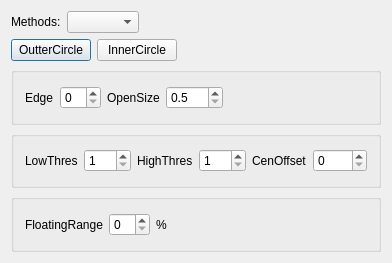
<?xml version="1.0" encoding="UTF-8"?>
<ui version="4.0">
 <class>CDlgFinishLocate</class>
 <widget class="QDialog" name="CDlgFinishLocate">
  <property name="geometry">
   <rect>
    <x>0</x>
    <y>0</y>
    <width>392</width>
    <height>263</height>
   </rect>
  </property>
  <property name="windowTitle">
   <string>Mouth Locate Dialog</string>
  </property>
  <layout class="QVBoxLayout" name="verticalLayout">
   <item>
    <layout class="QHBoxLayout" name="horizontalLayout">
     <item>
      <widget class="QLabel" name="label">
       <property name="text">
        <string>Methods:</string>
       </property>
      </widget>
     </item>
     <item>
      <widget class="QComboBox" name="comboMethod"/>
     </item>
     <item>
      <spacer name="horizontalSpacer">
       <property name="orientation">
        <enum>Qt::Horizontal</enum>
       </property>
       <property name="sizeHint" stdset="0">
        <size>
         <width>40</width>
         <height>20</height>
        </size>
       </property>
      </spacer>
     </item>
    </layout>
   </item>
   <item>
    <layout class="QHBoxLayout" name="horizontalLayout_2">
     <item>
      <widget class="QPushButton" name="btnOutRing">
       <property name="text">
        <string>OutterCircle</string>
       </property>
      </widget>
     </item>
     <item>
      <widget class="QPushButton" name="btnInRing">
       <property name="text">
        <string>InnerCircle</string>
       </property>
      </widget>
     </item>
     <item>
      <spacer name="horizontalSpacer_2">
       <property name="orientation">
        <enum>Qt::Horizontal</enum>
       </property>
       <property name="sizeHint" stdset="0">
        <size>
         <width>40</width>
         <height>20</height>
        </size>
       </property>
      </spacer>
     </item>
    </layout>
   </item>
   <item>
    <widget class="QGroupBox" name="groupRing">
     <property name="title">
      <string/>
     </property>
     <layout class="QHBoxLayout" name="horizontalLayout_3">
      <item>
       <widget class="QLabel" name="labelEdge">
        <property name="text">
         <string>Edge</string>
        </property>
       </widget>
      </item>
      <item>
       <widget class="QSpinBox" name="spinEdge">
        <property name="contextMenuPolicy">
         <enum>Qt::NoContextMenu</enum>
        </property>
       </widget>
      </item>
      <item>
       <widget class="QLabel" name="labelOpenSize">
        <property name="text">
         <string>OpenSize</string>
        </property>
       </widget>
      </item>
      <item>
       <widget class="QDoubleSpinBox" name="spinOpenSize">
        <property name="contextMenuPolicy">
         <enum>Qt::NoContextMenu</enum>
        </property>
        <property name="decimals">
         <number>1</number>
        </property>
        <property name="minimum">
         <double>0.500000000000000</double>
        </property>
        <property name="singleStep">
         <double>0.500000000000000</double>
        </property>
        <property name="value">
         <double>0.500000000000000</double>
        </property>
       </widget>
      </item>
      <item>
       <spacer name="horizontalSpacer_3">
        <property name="orientation">
         <enum>Qt::Horizontal</enum>
        </property>
        <property name="sizeHint" stdset="0">
         <size>
          <width>40</width>
          <height>20</height>
         </size>
        </property>
       </spacer>
      </item>
     </layout>
    </widget>
   </item>
   <item>
    <widget class="QGroupBox" name="groupOther">
     <property name="title">
      <string/>
     </property>
     <layout class="QHBoxLayout" name="horizontalLayout_5">
      <item>
       <widget class="QLabel" name="labelLowThres">
        <property name="text">
         <string>LowThres</string>
        </property>
       </widget>
      </item>
      <item>
       <widget class="QSpinBox" name="spinLowThres">
        <property name="contextMenuPolicy">
         <enum>Qt::NoContextMenu</enum>
        </property>
        <property name="minimum">
         <number>1</number>
        </property>
        <property name="maximum">
         <number>255</number>
        </property>
       </widget>
      </item>
      <item>
       <widget class="QLabel" name="labelHighThres">
        <property name="text">
         <string>HighThres</string>
        </property>
       </widget>
      </item>
      <item>
       <widget class="QSpinBox" name="spinHighThres">
        <property name="contextMenuPolicy">
         <enum>Qt::NoContextMenu</enum>
        </property>
        <property name="minimum">
         <number>1</number>
        </property>
        <property name="maximum">
         <number>255</number>
        </property>
       </widget>
      </item>
      <item>
       <widget class="QLabel" name="labelOffset">
        <property name="text">
         <string>CenOffset</string>
        </property>
       </widget>
      </item>
      <item>
       <widget class="QSpinBox" name="spinCenOffset">
        <property name="contextMenuPolicy">
         <enum>Qt::NoContextMenu</enum>
        </property>
        <property name="minimum">
         <number>0</number>
        </property>
        <property name="maximum">
         <number>9999</number>
        </property>
       </widget>
      </item>
      <item>
       <spacer name="horizontalSpacer_5">
        <property name="orientation">
         <enum>Qt::Horizontal</enum>
        </property>
        <property name="sizeHint" stdset="0">
         <size>
          <width>40</width>
          <height>20</height>
         </size>
        </property>
       </spacer>
      </item>
     </layout>
    </widget>
   </item>
   <item>
    <widget class="QGroupBox" name="groupBack">
     <property name="title">
      <string/>
     </property>
     <layout class="QHBoxLayout" name="horizontalLayout_4">
      <item>
       <widget class="QLabel" name="labelFloatRange">
        <property name="text">
         <string>FloatingRange</string>
        </property>
       </widget>
      </item>
      <item>
       <widget class="QSpinBox" name="spinFloatRange">
        <property name="contextMenuPolicy">
         <enum>Qt::NoContextMenu</enum>
        </property>
       </widget>
      </item>
      <item>
       <widget class="QLabel" name="labelPercent">
        <property name="text">
         <string>%</string>
        </property>
       </widget>
      </item>
      <item>
       <spacer name="horizontalSpacer_4">
        <property name="orientation">
         <enum>Qt::Horizontal</enum>
        </property>
        <property name="sizeHint" stdset="0">
         <size>
          <width>118</width>
          <height>20</height>
         </size>
        </property>
       </spacer>
      </item>
     </layout>
    </widget>
   </item>
  </layout>
 </widget>
 <layoutdefault spacing="6" margin="11"/>
 <tabstops>
  <tabstop>comboMethod</tabstop>
  <tabstop>btnOutRing</tabstop>
  <tabstop>btnInRing</tabstop>
  <tabstop>spinEdge</tabstop>
  <tabstop>spinOpenSize</tabstop>
  <tabstop>spinFloatRange</tabstop>
 </tabstops>
 <resources/>
 <connections/>
</ui>
